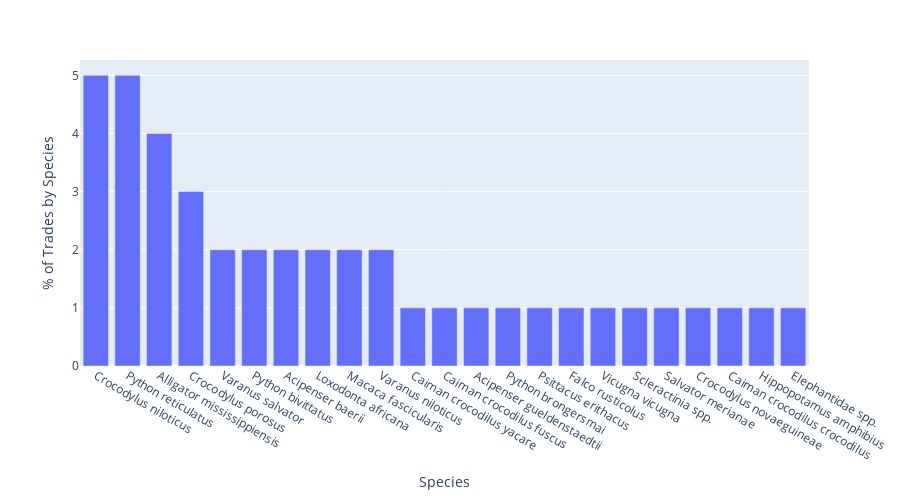

Here is the notebook cell this chart was saved with:
### Code cell
figure = px.bar(Tax, x='Species', y='Percent',
             labels={'Percent':'% of Trades by Species'}, height=500)
figure.show()

### Figure 1 — Plotly figure (JSON) as saved in the notebook; plotly's stock layout.template omitted (floating-point values rounded to 4 significant figures)
{"data": [{"alignmentgroup": "True", "hovertemplate": "Species=%{x}<br>% of Trades by Species=%{y}<extra></extra>", "legendgroup": "", "marker": {"color": "#636efa"}, "name": "", "offsetgroup": "", "orientation": "v", "showlegend": false, "textposition": "auto", "type": "bar", "x": ["Crocodylus niloticus", "Python reticulatus", "Alligator mississippiensis", "Crocodylus porosus", "Varanus salvator", "Python bivittatus", "Acipenser baerii", "Loxodonta africana", "Macaca fascicularis", "Varanus niloticus", "Caiman crocodilus yacare", "Caiman crocodilus fuscus", "Acipenser gueldenstaedtii", "Python brongersmai", "Psittacus erithacus", "Falco rusticolus", "Vicugna vicugna", "Scleractinia spp.", "Salvator merianae", "Crocodylus novaeguineae", "Caiman crocodilus crocodilus", "Hippopotamus amphibius", "Elephantidae spp."], "xaxis": "x", "y": [5, 5, 4, 3, 2, 2, 2, 2, 2, 2, 1, 1, 1, 1, 1, 1, 1, 1, 1, 1, 1, 1, 1], "yaxis": "y"}], "layout": {"barmode": "relative", "height": 500, "legend": {"tracegroupgap": 0}, "margin": {"t": 60}, "xaxis": {"anchor": "y", "domain": [0, 1], "title": {"text": "Species"}}, "yaxis": {"anchor": "x", "domain": [0, 1], "title": {"text": "% of Trades by Species"}}}}
